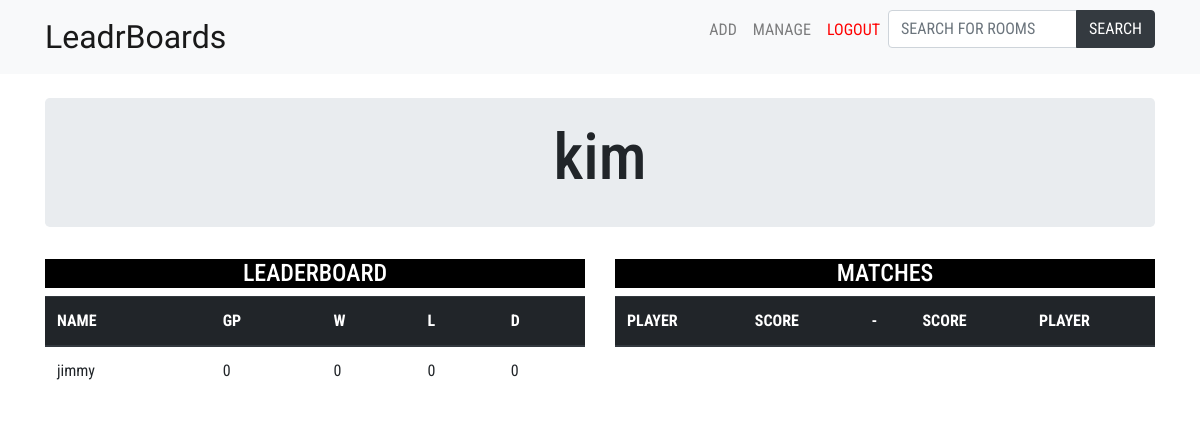
Page /room/dashboard/ (signed in) on the committed database.
### room/models.py (models this page shows, shortened)
class Player(models.Model):
    user = models.ForeignKey(User, on_delete=models.CASCADE,  null=True)
    name = models.CharField(max_length=256)
    wins = models.PositiveIntegerField()
    loss = models.PositiveIntegerField()
    draw = models.PositiveIntegerField()
    games_played = models.PositiveIntegerField()
    class Meta:
        ordering = ["-wins"]

### room/views.py (the view)
# urls.py: path('dashboard/', views.Dashboard, name='dashboard'),
@login_required(login_url='home')
def Dashboard(request):
    Users = get_user_model()
    players = Player.objects.filter(user=request.user)
    matches = Match.objects.filter(user=request.user)
    user = Users.objects.get(username__iexact=request.user)
    return render(request, 'dashboard.html', {'players': players, 'matches': matches, 'user':user})

### templates/dashboard.html (shortened to what this page needs)
{% extends "base.html" %}
{% load bootstrap3 %}
{% block content %}
<div class="container">
  <div class="jumbotron jumbotron-other" align=center>
    <h1 class="label-for-user">{{user.username}}</h1>
  </div>
  <div class="row">
    <div class="col" align="center">
      <h4 class="labels-for-tables">LEADERBOARD</h4>
      <table class="table table-hover">
      <thead class="thead-dark">
       <tr>
         <th scope="col">NAME</th>
         <th scope="col">GP</th>
         <th scope="col">W</th>
         <th scope="col">L</th>
         <th scope="col">D</th>
       </tr>
      </thead>
      <tbody>
        {% for player in players %}
         <tr>
           <td>{{player.name}}</td>
           <td>{{player.games_played}}</td>
           <td>{{player.wins}}</td>
           <td>{{player.loss}}</td>
           <td>{{player.draw}}</td>
         </tr>
        {% endfor %}
      </tbody>
      </table>
    </div>
    <div class="col" align="center">
      <h4 class="labels-for-tables">MATCHES</h4>
      <table class="table table-hover">
      <thead class="thead-dark">
       <tr>
         <th scope="col">PLAYER</th>
         <th scope="col">SCORE</th>
         <th scope="col">-</th>
         <th scope="col">SCORE</th>
         <th scope="col">PLAYER</th>
       </tr>
      </thead>
      </table>
    </div>
  </div>
</div>
{% endblock %}

### static/main.css (style rules this page uses)
body { font-family: 'Roboto Condensed', sans-serif; }
.labels-for-tables { background: black; color: white; }
.jumbotron-other { padding-top: 2%; padding-bottom: 2%; }
.label-for-user { font-size: 400%; }

### rows in the picture
Player: name "jimmy", games_played "0", wins "0", loss "0", draw "0"

### other values in the picture
{{ user.username }} "kim"
